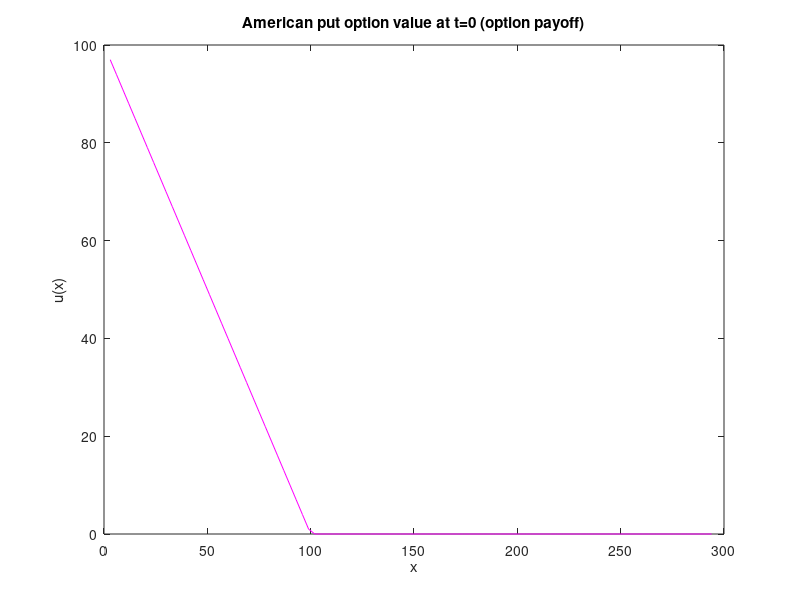

Write MATLAB code to recreate this figure. (Note: this script raises an error after producing the figure.)
% Reads in data
format long;
value = csvread('BSIneqPlot.csv');

nodes = value(1,1:end-1); 
initU = value(2, 1:end-1);
uT2 = value(3, 1:end-1);
uT2Exact = value(4, 1:end-1);
uT = value(5, 1:end-1);
uTExact = value(6, 1:end-1);

% Create plots
figure(1);
plot(nodes, initU, 'm');
title('American put option value at t=0 (option payoff)');
xlabel('x'); ylabel('u(x)');
ax = gca; ax.FontSize = 14; axis tight;

figure(2);
plot(nodes,uT2,'m',nodes,uT2Exact, 'c', 'LineWidth',2);
xlabel('x'); ylabel('u(x)'); legend('Approximation','European');
title('American put option value at t=T/2'); 

figure(3);
plot(nodes,uT,'m',nodes,uTExact, 'c', 'LineWidth',2);
xlabel('x'); ylabel('u(x)'); legend('Approximation','European');
title('American put option value at t=T (Option price)'); 
